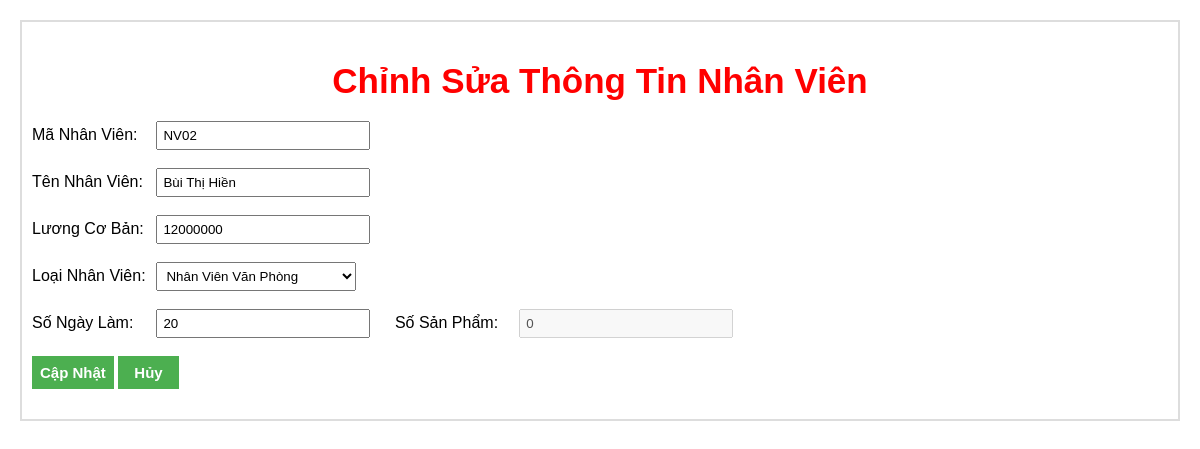
The app's page /edit/NV02/ with its own data.
### QLNhanVien/models.py (models this page shows, shortened)
class NhanVien(models.Model):
    MaNV = models.TextField(primary_key=True)
    LoaiNV_id = models.ForeignKey(LoaiNV, default=None, on_delete=models.CASCADE)
    SoNgayLam = models.IntegerField(null=False)
    SoSanPham = models.IntegerField(null=False)
    Hoten = models.TextField(max_length=50, null=False)
    Luongcoban = models.BigIntegerField(null=False)
    Luonghangthang = models.BigIntegerField(default=0, blank=True, null=True)

### QLNhanVien/views.py (the view, shortened to what this page needs)
# urls.py: path('edit/<str:pk>/', views.Sua_NV, name='update'),
def Sua_NV(request, pk):
    nhanvien = get_object_or_404(NhanVien_model, pk=pk)
    DS_LoaiNV = LoaiNV_model.objects.all()
    return render(request, 'suaNV.html', {'nhanvien': nhanvien, 'dsLoaiNV': DS_LoaiNV})

### QLNhanVien/templates/suaNV.html (shortened to what this page needs)
<!DOCTYPE html>
<html lang="en">
<head>
</head>
<body>
    <div class="container">
        <h2>Chỉnh Sửa Thông Tin Nhân Viên</h2>
        <div class="input-form">
            <form method="POST" action="{% url 'update' pk=nhanvien.pk %}">
                <label for="MaNV">Mã Nhân Viên:</label>
                <input type="text" name="MaNV" id="MaNV" value="{{ nhanvien.MaNV }}" readonly required>
                <br><br>
                <label for="Hoten">Tên Nhân Viên:</label>
                <input type="text" name="Hoten" id="Hoten" value="{{ nhanvien.Hoten }}" required>
                <br><br>
                <label for="Luongcoban">Lương Cơ Bản:</label>
                <input type="number" name="Luongcoban" id="Luongcoban" value="{{ nhanvien.Luongcoban }}" style="width: 200px; padding: 5px;" required>
                <br><br>
                <label for="LoaiNV">Loại Nhân Viên:</label>
                <select name="LoaiNV" id="LoaiNV" required onchange="toggleInputFields()">
                    {% for LoaiNV in dsLoaiNV %}
                        {% if nhanvien.LoaiNV_id and LoaiNV.LoaiNV_id == nhanvien.LoaiNV_id.LoaiNV_id %}
                            <option value="{{ LoaiNV.LoaiNV_id }}" selected>{{ LoaiNV.Name }}</option>
                        {% else %}
                            <option value="{{ LoaiNV.LoaiNV_id }}">{{ LoaiNV.Name }}</option>
                        {% endif %}
                    {% endfor %}
                </select>
                <br><br>
                <label for="SoNgayLam">Số Ngày Làm:</label>
                <input type="number" name="SoNgayLam" id="SoNgayLam" value="{{ nhanvien.SoNgayLam }}" style="width: 200px; padding: 5px;" required
                >
                <span class="label-spacing">
                    <label for="SoSanPhamBan">Số Sản Phẩm:</label>
                    <input type="number" name="SoSanPhamBan" id="SoSanPhamBan" value="{{ nhanvien.SoSanPham }}" style="width: 200px; padding: 5px;" required
                           {% if nhanvien.LoaiNV_id and nhanvien.LoaiNV_id.LoaiNV_id == 1 %}
                               disabled
                           {% endif %}
                    >
                </span>
                <br><br>
                <button type="submit">Cập Nhật</button>
                <button><a href="{% url 'List_nhanvien' %}">Hủy</a></button>
            </form>
        </div>
    </div>
</body>
</html>

### QLNhanVien/templates/suaNV.html (style rules this page uses)
body { font-family: Arial, sans-serif; margin: 20px; }
.container { max-width: 1200px; margin: 0 auto; border: 2px double #dddddd; padding: 10px; }
h2 { text-align: center; margin-bottom: 20px; font-size: 35px; font-weight: bold; color: red; }
.input-form { margin-bottom: 20px; }
.label-spacing { margin-left: 20px; }
.input-form label { display: inline-block; width: 120px; }
.input-form input[type="text"], .input-form select { width: 200px; padding: 5px; }
.input-form button { padding: 8px 8px; font-size: 15px; font-weight: bold; background-color: #4CAF50; color: white; border: none; cursor: pointer; }
.input-form button a { color: white; padding: 8px 8px; font-size: 15px; font-weight: bold; text-decoration: none; }

### records on screen
NhanVien: MaNV "NV02", Hoten "Bùi Thị Hiền", Luongcoban "12000000", SoNgayLam "20", SoSanPhamBan "0"

### other values on screen
form field LoaiNV "Nhân Viên Văn Phòng"
